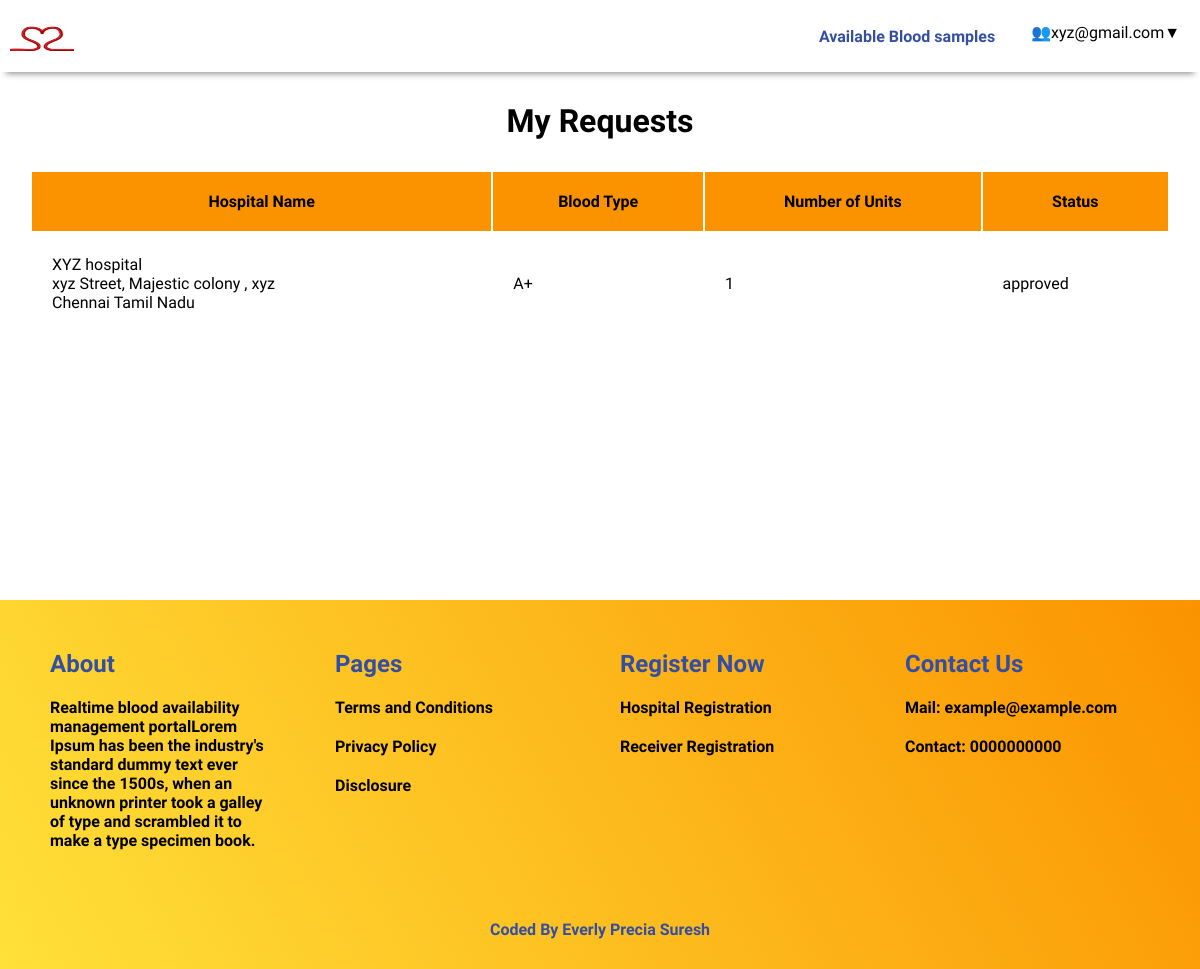
Page /user_profile.php (signed in) on the committed database.
### tables this page shows
CREATE TABLE IF NOT EXISTS `requests` (
  `id` int NOT NULL AUTO_INCREMENT,
  `receiver_id` int NOT NULL,
  `blood_group` char(3) NOT NULL,
  `number_of_units` int NOT NULL,
  `hospital_id` int NOT NULL,
  `recommendation_letter` varchar(255) NOT NULL,
  `status` enum('waitlist','approved','denied','') NOT NULL,
  PRIMARY KEY (`id`)
);

CREATE TABLE IF NOT EXISTS `hospitals` (
  `id` int NOT NULL AUTO_INCREMENT,
  `name` text NOT NULL,
  `type` enum('govt','private') NOT NULL,
  `services` text NOT NULL,
  `registration_no` varchar(14) NOT NULL,
  `scanned_copy` varchar(255) NOT NULL,
  `email` varchar(50) NOT NULL,
  `password` varchar(255) NOT NULL,
  `contact` varchar(11) NOT NULL,
  `address` text NOT NULL,
  `city` text NOT NULL,
  `state` text NOT NULL,
  PRIMARY KEY (`id`)
);

### user_profile.php (the view, shortened to what this page needs)
<!DOCTYPE html>
<html lang="en">
<head>
    <link rel="stylesheet" href="./css/navbar.css">
    <link rel="stylesheet" href="./css/user_profile.css">
    <link rel="stylesheet" href="./css/footer.css">
</head>
<body>
<?php require 'includes/header.php';?>
<h1>My Requests</h1>
<div class="container-1">
<table>
<tr>
    <th>Hospital Name</th>
    <th>Blood Type</th>
    <th>Number of Units</th>
    <th>Status</th>
<tr>
<?php $user_id=$_SESSION['user_id'];
$query=$conn->query("SELECT requests.blood_group, requests.number_of_units,requests.receiver_id,requests.status,hospitals.name,hospitals.address,hospitals.city,hospitals.state FROM requests INNER JOIN hospitals ON requests.hospital_id = hospitals.id  WHERE `receiver_id`='$user_id'");
while($data=mysqli_fetch_assoc($query)){
    echo "<tr><td>".$data['name']."<br>".$data['address']."<br>".$data['city']." ".$data['state']."</td><td>".$data['blood_group']."</td><td>".$data['number_of_units']."</td><td>".$data['status']."</td></tr>";
}?>
</table>
</div>
<?php require 'includes/footer.php';?>
</body>
</html>

### css/user_profile.css (style rules this page uses)
* { font-family: 'Urbanist', sans-serif; margin: 0; padding: 0; box-sizing: border-box; }
h1 { margin:30px; text-align: center; }
.container-1 { margin:30px; min-height: 400px; }
table { width:100%; }
td,th { padding: 20px; }
th { background-color:#FB9300; }
tr:nth-child(even) { background-color: #ddd; }

### rows in the picture
requests: hospital.name "XYZ hospital", hospital.address "xyz Street, Majestic colony , xyz", hospital.city "Chennai", hospital.state "Tamil Nadu", blood_group "A+", number_of_units "1", status "approved"

### other values in the picture
$_SESSION['email'] "xyz@gmail.com"
